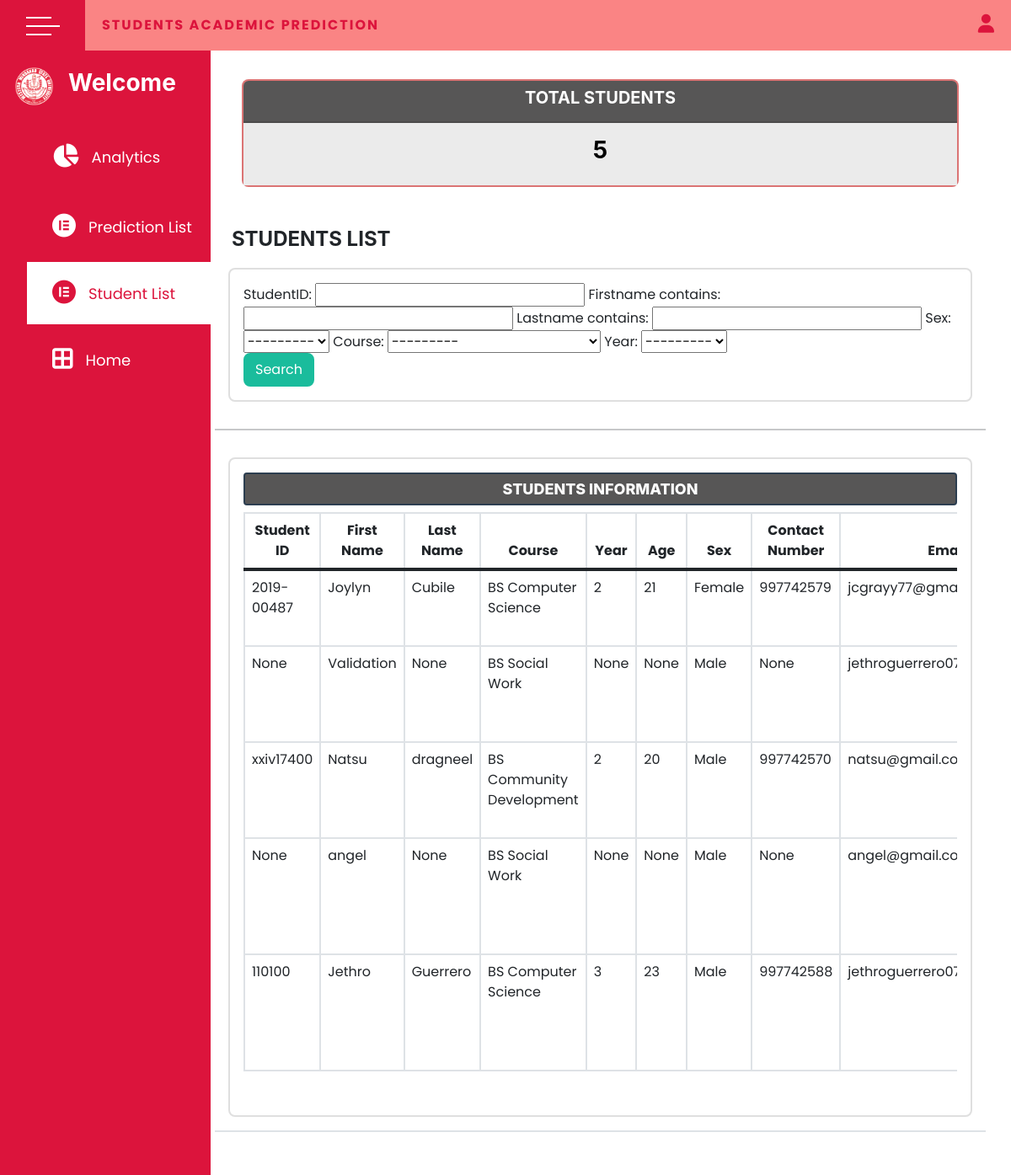
/students_list, run on an earlier commit of the app's database.
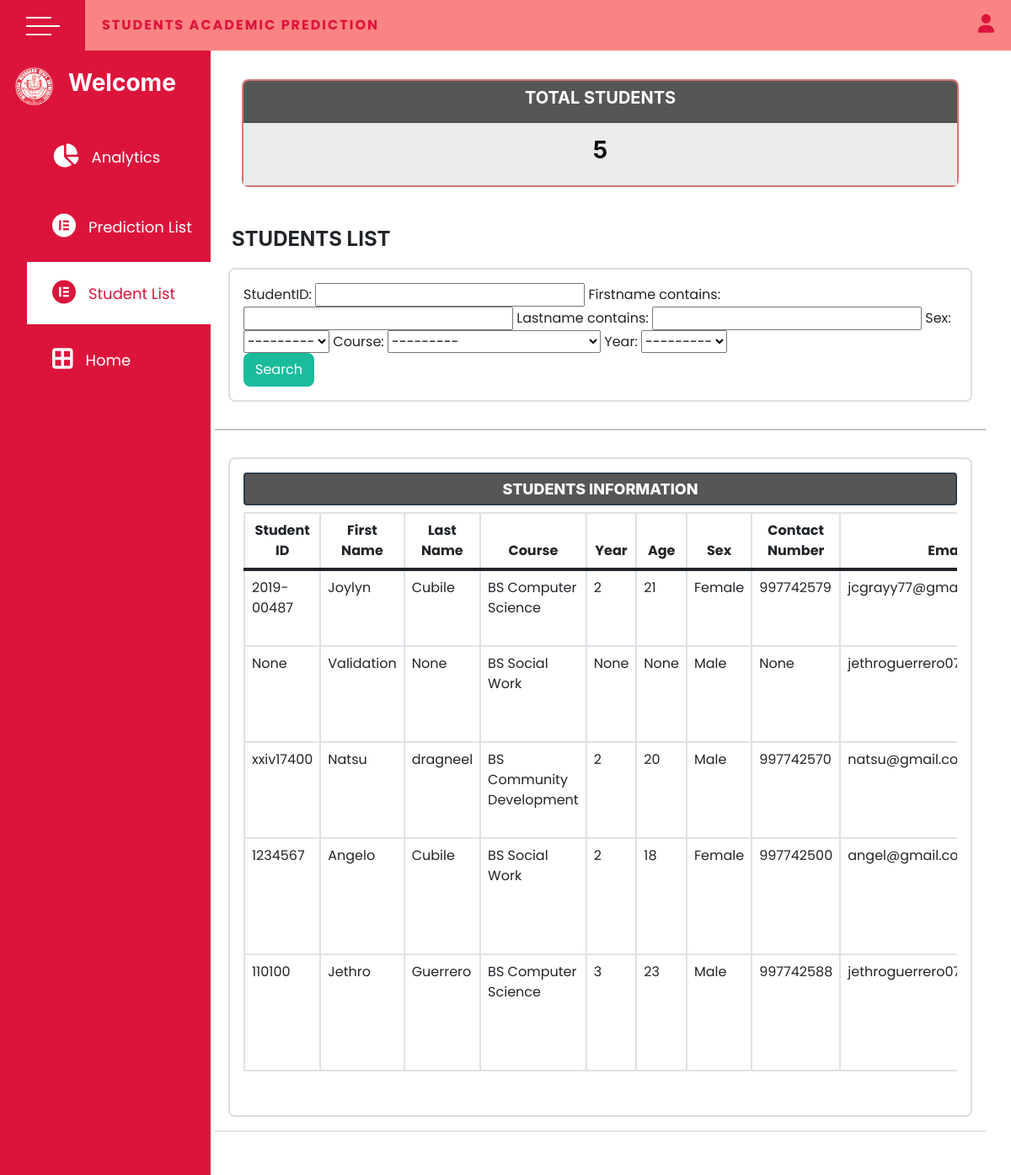
And on a later commit of the database.
### thesis/models.py (models this page shows, shortened)
class student(models.Model):
    user = models.OneToOneField(User, null=True, blank=True, on_delete=models.CASCADE)
    studentID = models.CharField(max_length=100, null=True)
    firstname = models.CharField(max_length=100, null=True)
    lastname = models.CharField(max_length=100, null=True)
    stud_course = models.PositiveBigIntegerField(choices=COURSE, null=True, verbose_name=u"Course")
    stud_year = models.PositiveBigIntegerField(choices=YR_LEVEL, null=True, verbose_name=u"Year")
    stud_age = models.PositiveBigIntegerField(validators = [MinValueValidator(17), MaxValueValidator(40)],null=True, verbose_name=u"Age")
    stud_sex = models.PositiveBigIntegerField(choices=SEX, null=True, verbose_name=u"Sex")
    phone = models.PositiveBigIntegerField(null=True)
    profile_pic = models.ImageField(default="unknown.jpg", null=True, blank=True)
    date_created = models.DateTimeField(auto_now_add=True, null=True)

### thesis/views.py (the view)
# urls.py: path("students_list", views.students_list, name="students_list"),
def students_list(request):
    students = student.objects.all()
    total_students = students.count()
    studFilter = StudFilter(request.GET, queryset=students)
    students = studFilter.qs
    context = {'students':students, 'studFilter':studFilter, 'total_students':total_students}
    return render(request, "students_list.html", context)

### thesis/templates/students_list.html (shortened to what the changed rows need)
{% extends 'base2.html' %}
{% load static %}
{% block content %}
<!DOCTYPE html>
<html lang="en">
<head>
  <link href="{%static 'css/profile.css' %}" rel="stylesheet" />
  <link href="{%static 'css/main.css' %}" rel="stylesheet" />
  <link href="{%static 'theme/css/styles.css' %}" rel="stylesheet" />
</head>
<body>
  <div class="wrapper" style="background-color: white;" >
    <div class="main_container">
                  {% url 'students_list' as students_list_url %}
        <div class="container">
          <div class="modal-body">
            <div class="row">
              <div class="col">
                  <div class="card card-body">
                    <form method="get">
                      <div><style></style> {{studFilter.form}}</div>
                    </form>
                  </div>
              </div>
            </div>
          </div>
          <div class="row" style="margin: 0px;">
            <div class="modal-body">
                <div class="card card-body">
                  <div style="height: 700px; overflow: auto">
                    <table id="classTable" class="table table-bordered table-hover">
                      <thead>
                        <tr>
                          <th style="text-align: center;">Student ID</th>
                          <th style="text-align: center;">First Name</th>
                          <th style="text-align: center;">Last Name</th>
                          <th style="text-align: center;">Course</th>
                          <th style="text-align: center;">Year</th>
                          <th style="text-align: center;">Age</th>
                          <th style="text-align: center;">Sex</th>
                          <th style="text-align: center;">Contact Number</th>
                          <th style="text-align: center;">Email</th>
                        </tr>
                      </thead>
                      <tbody>
                        {% for stud in students %}
                        <tr>
                          <td>{{ stud.studentID }}</td>
                          <td>{{ stud.firstname }}</td>
                          <td>{{ stud.lastname }}</td>
                          <td>{% if stud.stud_course == 1 %} <p>BS Community Development</p>
                            {% elif  stud.stud_course == 2 %} <p>BS Information Technology</p>
                            {% elif  stud.stud_course == 3 %} <p>BS Computer Science</p>
                            {% else %} <p>BS Social Work</p> {% endif %}</td>
                          <td>{{ stud.stud_year }}</td>
                          <td>{{ stud.stud_age }}</td>
                          <td>{% if stud.stud_sex == 0 %} <p>Female</p> {% else %} <p>Male</p> {% endif %}</td>
                          <td>{{ stud.phone }}</td>
                          <td>{{ stud.user.email }}</td>
                        </tr>
                        {% endfor %}
                      </tbody>
                    </table>
                  </div>
                </div>
            </div>
          </div>
    </div>
  </div>
</body>
</html>
{% endblock %}

What changed in the data, as far as the page shows it:
changed student "angel@gmail.com": studentID "None" → "1234567"; firstname "angel" → "Angelo"; lastname "None" → "Cubile"; stud_year "None" → "2"; stud_age "None" → "18"; phone "None" → "997742500"; stud_sex "Male" → "Female"
